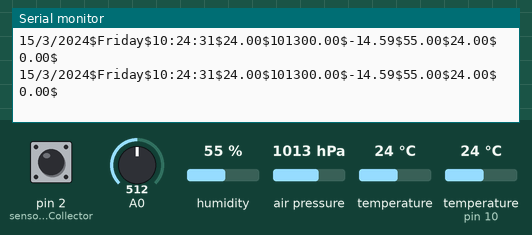
A sketch run on a simulated Arduino Leonardo, built with avr-gcc and run on an emulated ATmega32U4. Shown: the last lines printed to the serial monitor. The inputs (shaded band) are chosen by the test bench; at power-on: air pressure 1013 hPa, humidity 55 %, A0 = 512, temperature 24 °C, temperature (sensor on pin 10) 24 °C, pin 2 (sensorValueCollector) HIGH. The local clock reads 2024-03-15 10:24:30 at power-on unless the sketch sets it.

Above: at 1.2 s.
1.3 s: air pressure set to 1000 hPa
At 1.37 s:
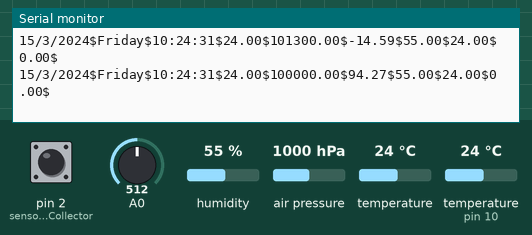
4.3 s: humidity set to 22 %
At 4.32 s:
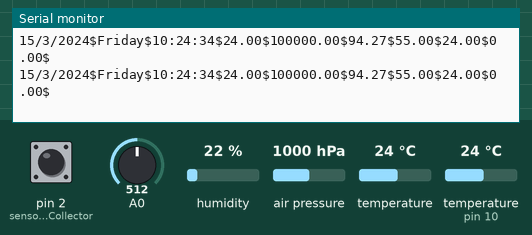
5.8 s: A0 set to 716
At 5.8 s:
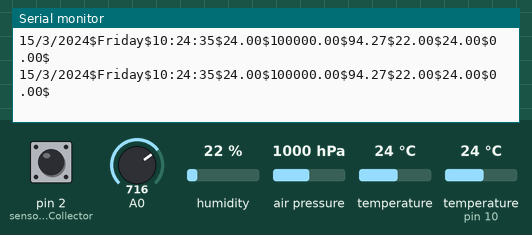
7.3 s: temperature (sensor 0) set to 19 °C
At 10.07 s:
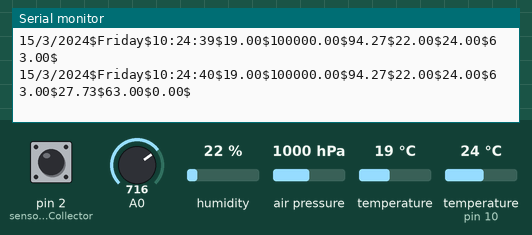
10.3 s: temperature (sensor on pin 10) set to 12 °C
At 10.32 s:
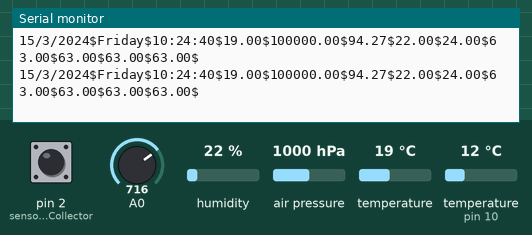
11.8 s: A0 set to 306
At 11.82 s:
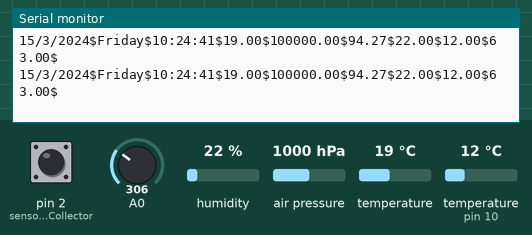
Timing chart, 0 to 14.8 s (numbered marks = the images above; inputs shaded):
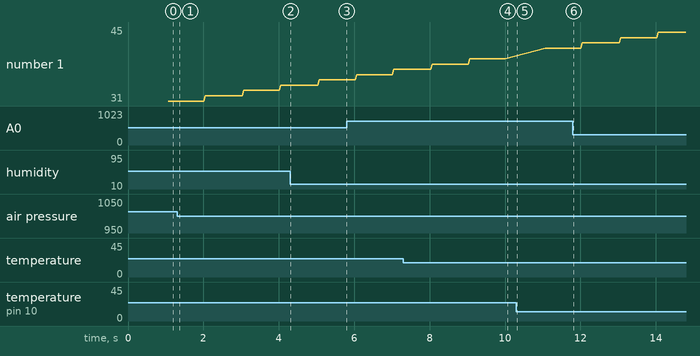

The sketch:

webEngArdSideCode.ino
```cpp
#include "RTClib.h"
#include <Wire.h>
#include <SPI.h>
#include <Adafruit_Sensor.h>
#include <Adafruit_BMP280.h>
#include <dht11.h>

#define DHT11PIN 10

dht11 DHT11;
Adafruit_BMP280 bme;
RTC_DS1307 rtc;
int last;
int flag;
String dataToSend="";

const int dc_offset = 520;          // DC Offset to be removed from incoming signal
const int numberOfSamples = 64;    // Number of samples to read at a time
const float aref_voltage = 3.3;     // Reference voltage of the Arduino ADC
const float alpha = 0.95;           // smoothing value

int sample;           // individual reading
long signal;
long averageReading;
long RMS;             // root mean squared calculation
unsigned long sumSound=0;
unsigned long avgSampler=0;
double maxSound=0;
double minSound=200;

float db;
long smoothedValue=0;

char daysOfTheWeek[7][12] = {"Sunday", "Monday", "Tuesday", "Wednesday", "Thursday", "Friday", "Saturday"};

void setup () {
  last=69;
  flag=0;
  while (!Serial); // for Leonardo/Micro/Zero

  Serial.begin(9600);
  if (! rtc.begin()) {
    Serial.println("Couldn't find RTC");
    while (1);
  }
    //rtc.adjust(DateTime(F(__DATE__), F(__TIME__)));
  if (! rtc.isrunning()) {
    Serial.println("RTC is NOT running!");
    // following line sets the RTC to the date & time this sketch was compiled
    rtc.adjust(DateTime(F(__DATE__), F(__TIME__)));
    // This line sets the RTC with an explicit date & time, for example to set
    // January 21, 2014 at 3am you would call:
    // rtc.adjust(DateTime(2014, 1, 21, 3, 0, 0));
  }

 // Serial.println(F("BMP280 test"));//sensor test

  if (!bme.begin()) {
    Serial.println("Could not find a valid BMP280 sensor, check wiring!");
    while (1);
  }

  pinMode(2, INPUT_PULLUP);
}

void loop () {
    long sumOfSquares = 0;

    int state=digitalRead(2);
    if(state == 1){
      sensorValueCollector();
    }
    //sensorValueCollector();
    //sensorValueCollector();
    //DateTime now = rtc.now();//rtc code
    //int t=now.second();
    /*
    if(t%3 == 0 && flag == 0){
      Serial.println(dataToSend);
      flag=1;
      last=t+2;
      if(last == 62)
        last=2;
      if(last == 61)
        last=1;
    }
    if(t == last){
      flag=0;
    }
    */
}

void sensorValueCollector(){
    dataToSend="";
    long sumOfSquares = 0;

    DateTime now = rtc.now();//rtc code
    dataToSend=dataToSend+now.day()+"/";
    dataToSend=dataToSend+now.month()+"/";
    dataToSend=dataToSend+now.year()+"$";

    dataToSend=dataToSend+daysOfTheWeek[now.dayOfTheWeek()]+"$";

    dataToSend=dataToSend+now.hour()+":";
    dataToSend=dataToSend+now.minute()+":";
    dataToSend=dataToSend+now.second()+"$";

    dataToSend=dataToSend+bme.readTemperature()+"$";

    dataToSend=dataToSend+bme.readPressure()+"$";

    dataToSend=dataToSend+bme.readAltitude(1011.25)+"$";

    int chk = DHT11.read(DHT11PIN); //dht11 code
    dataToSend=dataToSend+(float)DHT11.humidity+"$";

    dataToSend=dataToSend+(float)DHT11.temperature+"$";


    for (int i=0; i<numberOfSamples; i++){
    sample = analogRead(0);         // take a sample
    signal = (sample - dc_offset);  // subtract the dc offset to center the signal at 0
    signal *= signal;               // square the value to remove negative values
    sumOfSquares += signal;         // sum the values
  }

  // divide the sum of the squares to get the mean
  // and then take the square root of the mean
  RMS = (sumOfSquares / numberOfSamples);

  // smoothing filter
  smoothedValue = (alpha * smoothedValue) + ((1-alpha) * RMS);

  // convert the RMS value back into a voltage and convert to db
  db=20 * log10(smoothedValue * (5 / 1024.0));
  db=map(db,10,65,0,100);
  db=constrain(db, 0, 150);

  if(maxSound<db){
    maxSound=db; //default value 0
  }
  if(minSound>db){
    minSound=db; //default value 200
  }

  sumSound=sumSound+db;
  avgSampler++;

  dataToSend=dataToSend+db+"$";

    if(now.second()%10 == 0){
      double avgSound=(double)sumSound/avgSampler;
      dataToSend=dataToSend+avgSound;

      dataToSend=dataToSend+"$"+maxSound;
      dataToSend=dataToSend+"$"+minSound+"$";

      sumSound=0;  //resetting the values
      avgSampler=0;
      maxSound=0;
      minSound=200;
    }
    //Serial.println(dataToSend);
    if(digitalRead(2)){
      Serial.println(dataToSend);
    }

    //while(digitalRead(2)){

    //}
}
```

Measured:
- after the input at 1.3 s, the serial monitor: prints a new line after 0.05 s (image 1)
- after the input at 7.3 s, the serial monitor: prints a new line at once (image 4)
